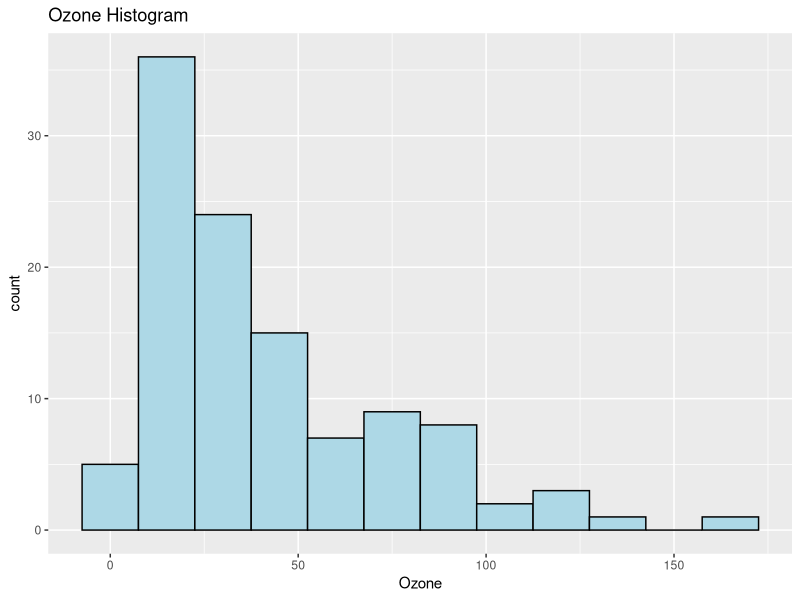
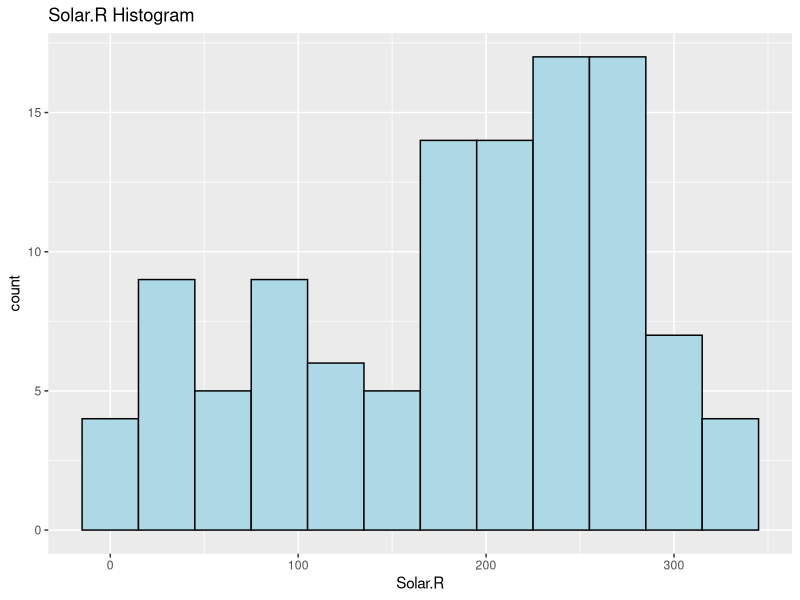
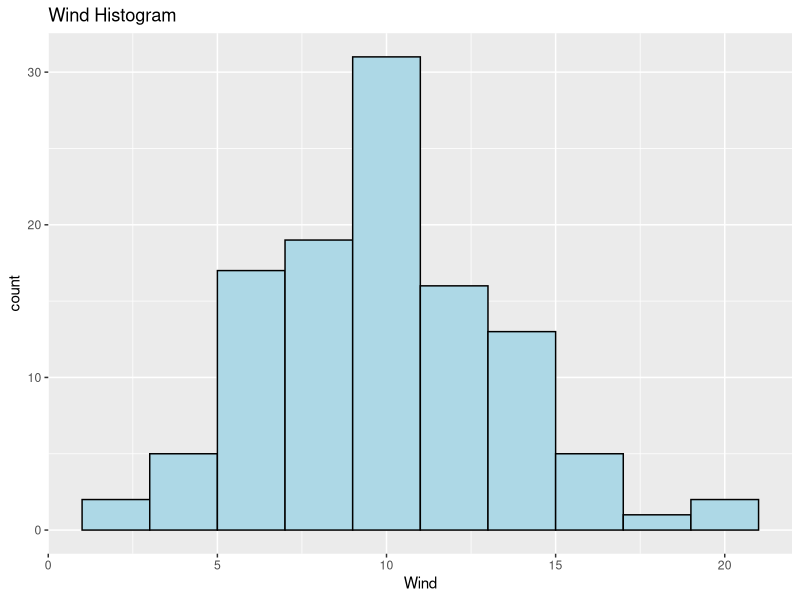
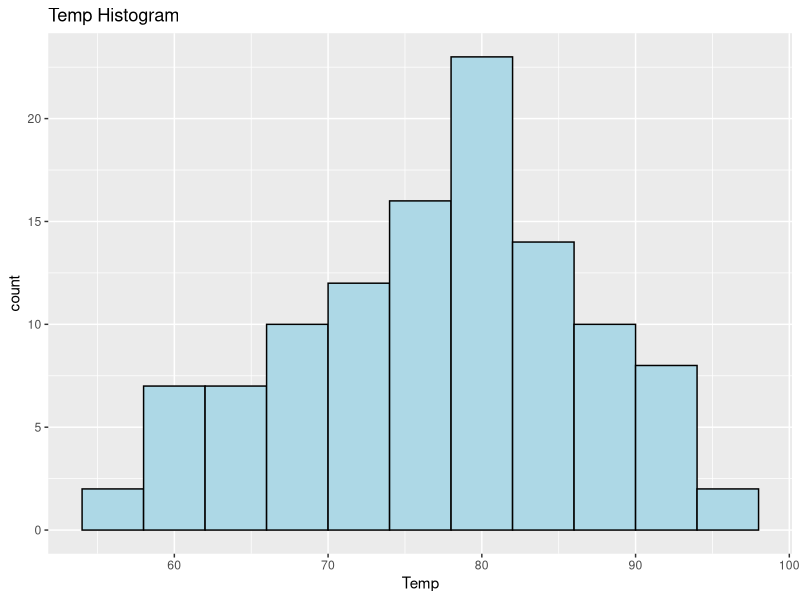
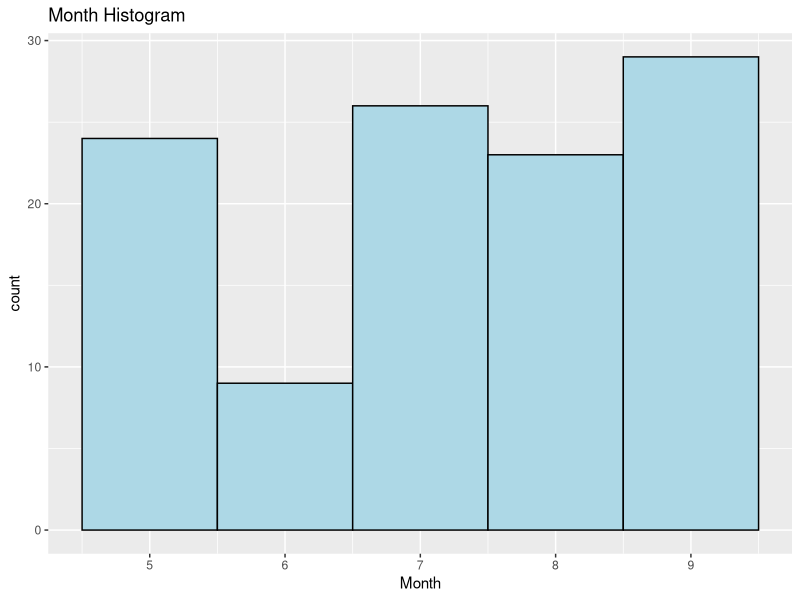
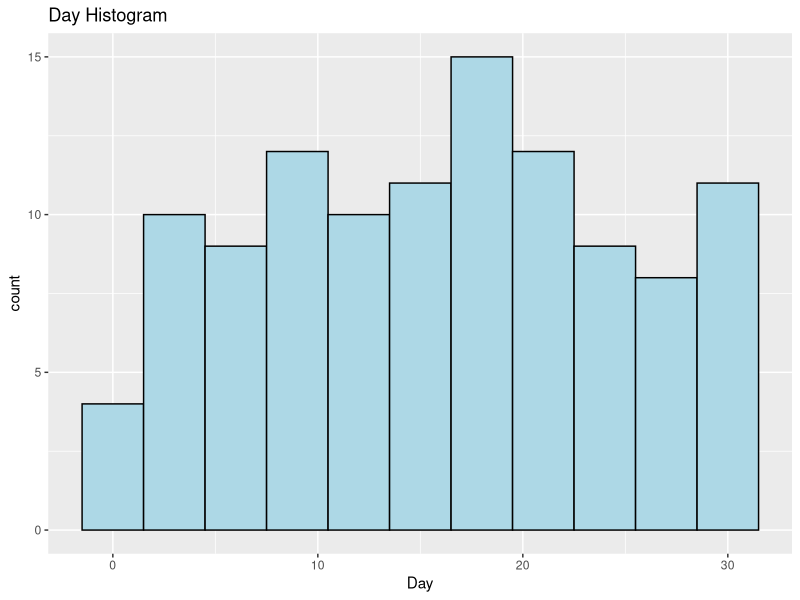
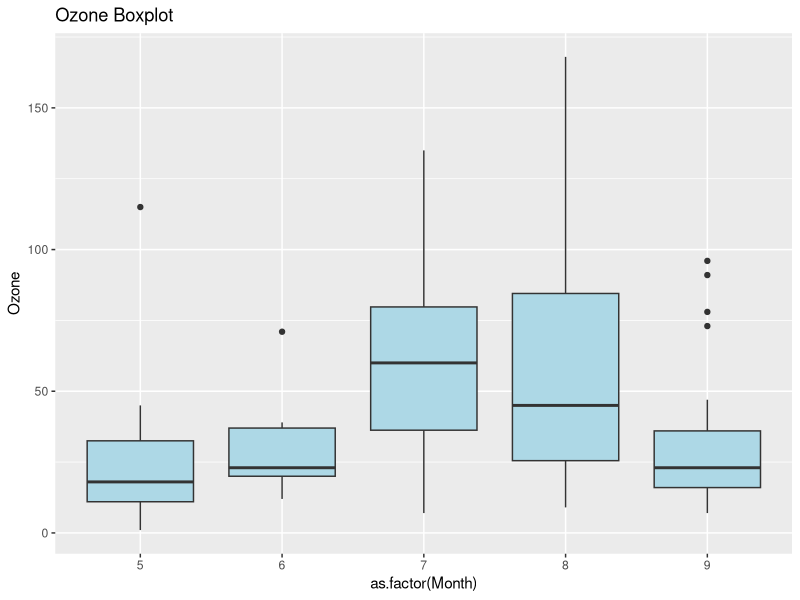
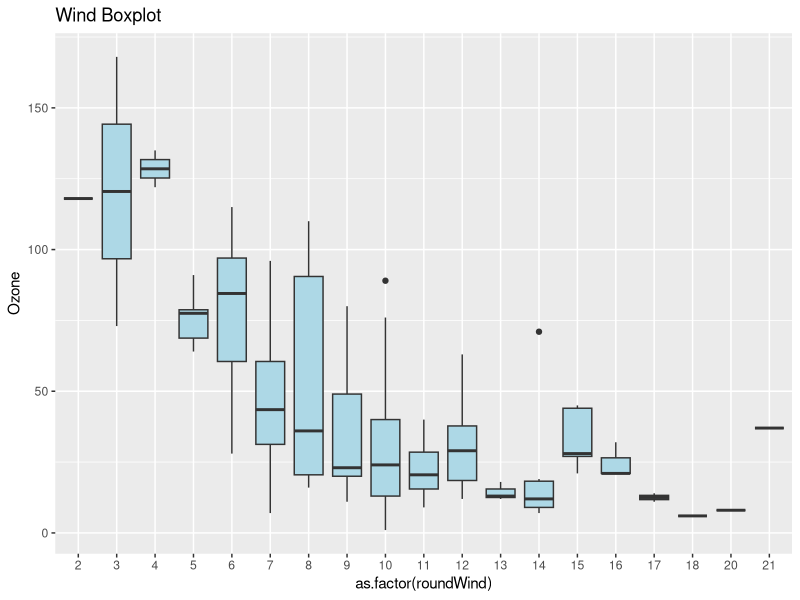

Generate these figures, in order, with R:
# load airquality dataset into new set named airquality
myairquality <- airquality

# clean up NAs
myairqualityClean <- na.omit(myairquality)

# create histograms for each variable, number of bins chosen by taking
# the square root of the number of data points and rounding up = 11,
# binwidth calculated by taking the range of the data points and dividing
# by number of bins, rounding up
library(ggplot2)
# ozone
ozoneHist <- ggplot(myairqualityClean, aes(x=Ozone))
ozoneHist <- ozoneHist + geom_histogram(binwidth = 15, color="black", fill="light blue")
ozoneHist <- ozoneHist + ggtitle('Ozone Histogram')
ozoneHist

# solar.r
solarrHist <- ggplot(myairqualityClean, aes(x=Solar.R))
solarrHist <- solarrHist + geom_histogram(binwidth = 30, color="black", fill="light blue")
solarrHist <- solarrHist + ggtitle('Solar.R Histogram')
solarrHist

# wind
windHist <- ggplot(myairqualityClean, aes(x=Wind))
windHist <- windHist + geom_histogram(binwidth = 2, color="black", fill="light blue")
windHist <- windHist + ggtitle('Wind Histogram')
windHist

# temp
tempHist <- ggplot(myairqualityClean, aes(x=Temp))
tempHist <- tempHist + geom_histogram(binwidth = 4, color="black", fill="light blue")
tempHist <- tempHist + ggtitle('Temp Histogram')
tempHist

# month
monthHist <- ggplot(myairqualityClean, aes(x=Month))
monthHist <- monthHist + geom_histogram(binwidth = 1, color="black", fill="light blue")
monthHist <- monthHist + ggtitle('Month Histogram')
monthHist

# day
dayHist <- ggplot(myairqualityClean, aes(x=Day))
dayHist <- dayHist + geom_histogram(binwidth = 3, color="black", fill="light blue")
dayHist <- dayHist + ggtitle('Day Histogram')
dayHist

# boxplot for Ozone
ozoneBox <- ggplot(myairqualityClean, aes(x=as.factor(Month), y=Ozone))
ozoneBox <- ozoneBox + geom_boxplot(fill="light blue")
ozoneBox <- ozoneBox + ggtitle('Ozone Boxplot')
ozoneBox

# boxplot for wind v. ozone, per our discussion
# round wind column, use myairquality set because there are no NAs
myairquality$roundWind <- round(myairquality$Wind)
windBox <- ggplot(myairquality, aes(x=as.factor(roundWind), y=Ozone))
windBox <- windBox + geom_boxplot(fill="light blue")
windBox <- windBox + ggtitle('Wind Boxplot')
windBox

# explore how the data changes over time
# create appropriate dates
myairquality$Date <- as.Date(paste("1973", myairquality$Month, myairquality$Day, sep = "-"))

# create line charts for ozone, temp, wind, and solar.r
# ozone
ozoneLine <- ggplot(myairquality, aes(x=Date, y=Ozone))
ozoneLine <- ozoneLine + geom_line(color = "blue")
ozoneLine <- ozoneLine + ggtitle('Ozone Levels, New York, May 1-Sep 30, 1973')
ozoneLine

# temp
tempLine <- ggplot(myairquality, aes(x=Date, y=Temp))
tempLine <- tempLine + geom_line(color = "red")
tempLine <- tempLine + ggtitle('Ozone Levels, New York, May 1-Sep 30, 1973')
tempLine

# wind
windLine <- ggplot(myairquality, aes(x=Date, y=Wind))
windLine <- windLine + geom_line(color = "green")
windLine <- windLine + ggtitle('Ozone Levels, New York, May 1-Sep 30, 1973')
windLine

# solar.r
solarLine <- ggplot(myairquality, aes(x=Date, y=Solar.R))
solarLine <- solarLine + geom_line(color = "orange")
solarLine <- solarLine + ggtitle('Ozone Levels, New York, May 1-Sep 30, 1973')
solarLine

# create chart with all 4
allFour <- ggplot(myairquality, aes(x=Date, y=Ozone)) + geom_line(color="blue")
allFour <- allFour + geom_line(aes(x=Date, y=Temp), color = "red")
allFour <- allFour + geom_line(aes(x=Date, y=Wind), color = "dark green")
allFour <- allFour + geom_line(aes(x=Date, y=Solar.R), color = "orange")
allFour <- allFour + ggtitle("Ozone, Temp, Wind, Solar.R for New York, May 1-Sep 30, 1973")
allFour <- allFour + labs(y = "Ozone(Blue), Temp(Red), Wind(Green), Solar.R(Orange)")
allFour

# look at all the data via a heatmap
install.packages("reshape2")
library(reshape2)
myairqualityClean$Date <- as.Date(paste("1973", myairqualityClean$Month, myairqualityClean$Day, sep = "-"))
# use melt function to stack set of columns into single column of data
melted <- melt(myairqualityClean, id.vars = c("Date"))
heatmap <- ggplot(melted, aes(x = Date, y= variable, fill = value)) + geom_tile()
heatmap


# look at all the data via a scatter chart with wind along the x-axis and temperature along
# the y-axis, size representing ozone, color representing solar.r
scatter <- ggplot(myairquality, aes(x=Wind, y=Temp))
scatter <- scatter + geom_point(aes(size=Ozone, color=Solar.R))
scatter <- scatter +ggtitle("Wind vs. Temperature with Ozone by Size and Solar.R by Color, May 1-Sep 30, 1973")
scatter <- scatter + labs(y="Temperature")
scatter


